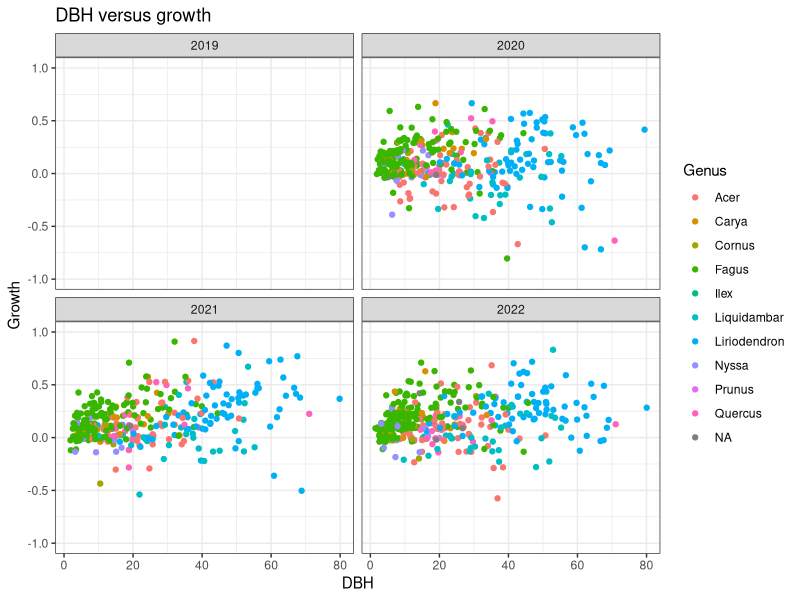
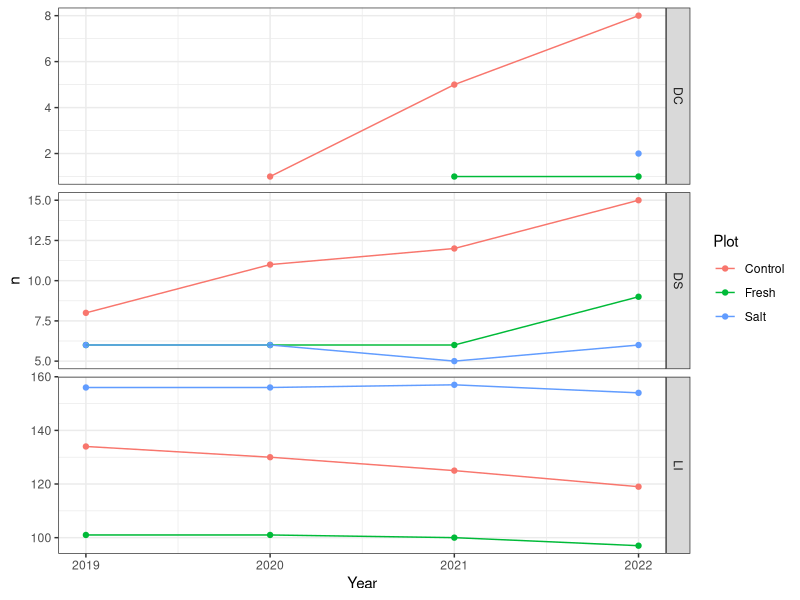
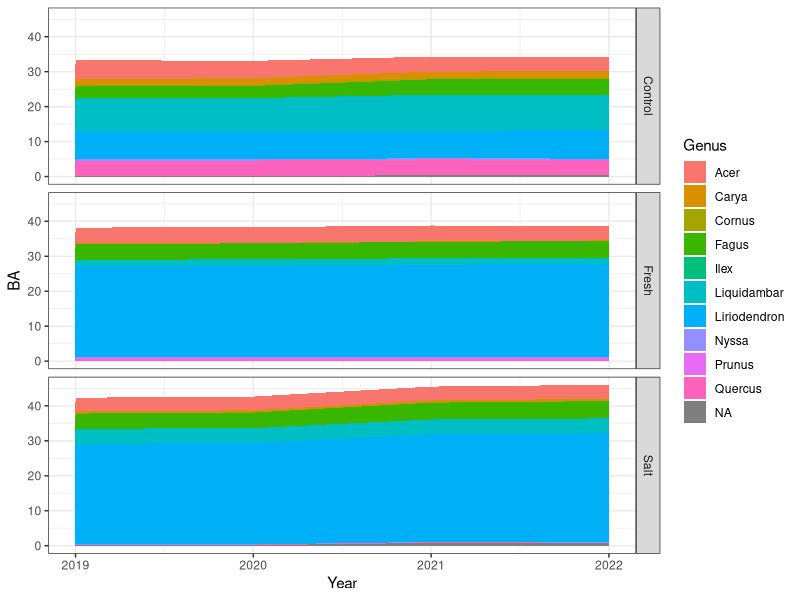
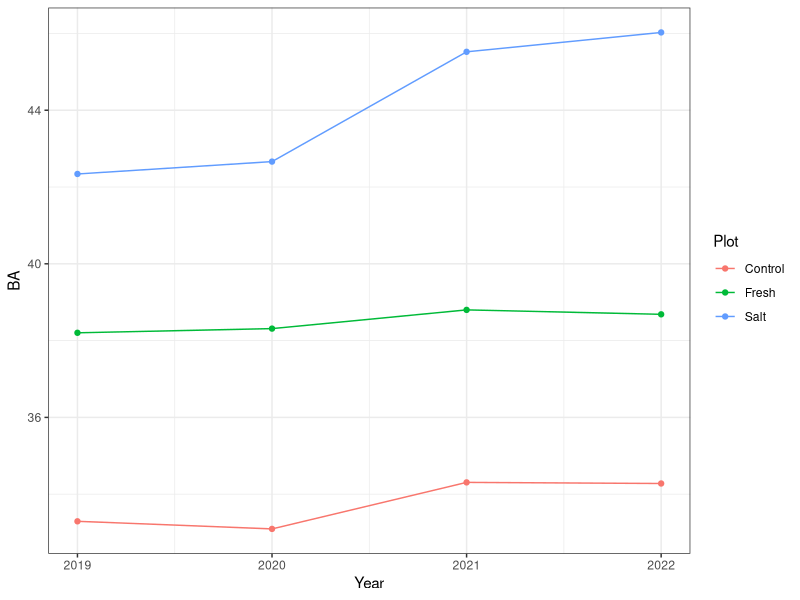
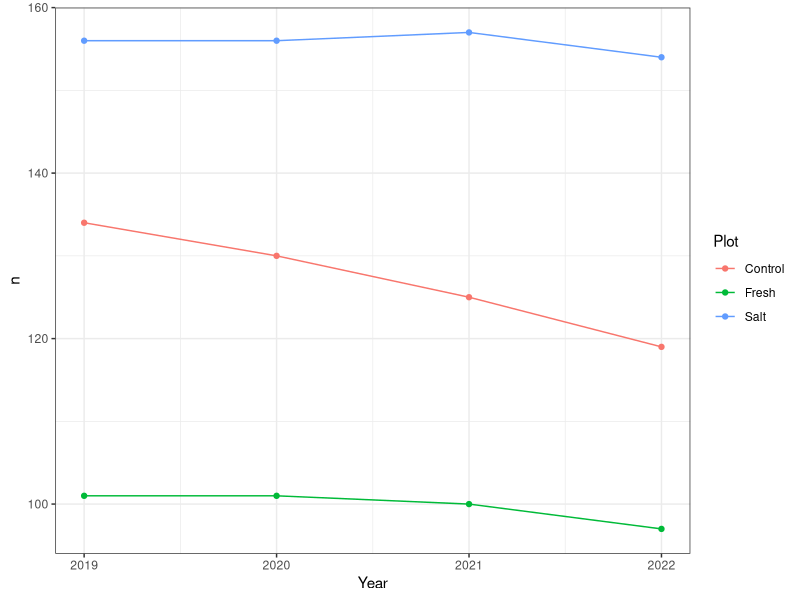

Write the R code that produced these figures, in order.
## ---- chunk 1
knitr::opts_chunk$set(echo = TRUE)

# QA/QC and summarize the TEMPEST inventory data
# BBL March 22022

library(readr)
library(dplyr)
library(tidyr)
library(ggplot2)
theme_set(theme_bw())
## ---- chunk 2
inv <- read_csv("../Data/tree_inventory/inventory.csv",
                col_types = "ccdcdDccdDcDdcDdclcc")

genera <- read_csv("../Data/tree_inventory/species-genera.csv", 
                   col_types = "cc")

# There are some trees in our records that aren't in the plot, because of plot
# relocation several years ago. Remove them
inv <- filter(inv, In_Plot)

# Compute growth
# Growth_{year} is the difference between DBH_{year} and DBH_{year-1}
# It may be negative, because of inaccuracies in hand measurement of DBH
# Also flag resurrection and zombie trees
cn <- colnames(inv)
cn <- cn[grep("DBH_[0-9]{4}$", cn)]
years <- as.integer(gsub("DBH_", "", cn))
for(yr in years[-1]) {
    inv[[paste0("Growth_", yr)]] <- inv[[paste0("DBH_", yr)]] - inv[[paste0("DBH_", yr-1)]]
    inv[[paste0("Resurrect_", yr)]] <- inv[[paste0("Status_", yr)]] == "LI" &
        inv[[paste0("Status_", yr-1)]] %in% c("DS", "DC")
    inv[[paste0("Zombie_", yr)]] <- inv[[paste0("Status_", yr)]] == "DS" &
        inv[[paste0("Status_", yr-1)]] == c("DC")}

# The inventory file is 'wide'; we want it long
# Helper function: pivot_longer and separate {prefix}_{year}
pivot_and_split <- function(df, col_prefix) {
    stopifnot(any(grepl(col_prefix, colnames(df)))) # not present
    newcol <- gsub("_", "", col_prefix)
    df %>%
        select(Plot, Section, Tag, Grid, Species_code, starts_with(col_prefix)) %>%
        pivot_longer(cols = starts_with(col_prefix), values_to = newcol) %>%
        separate(name, into = c("x", "Year")) %>%
        select(-x)
}

# Reshape and split the date_{year}, Status_{year}, and DBH_{year} columns
inv_long_dbh <- pivot_and_split(inv, "DBH_")
inv_long_date <- pivot_and_split(inv, "Date_")
inv_long_growth <- pivot_and_split(inv, "Growth_")
inv_long_resurrect <- pivot_and_split(inv, "Resurrect_")
inv_long_zombie <- pivot_and_split(inv, "Zombie_")
joincols <- c("Plot", "Section", "Tag", "Grid", "Species_code", "Year")
inv %>%
    pivot_and_split("Status_") %>%
    left_join(inv_long_dbh, by = joincols) %>%
    left_join(inv_long_growth, by = joincols) %>%
    left_join(inv_long_resurrect, by = joincols) %>%
    left_join(inv_long_zombie, by = joincols) %>%
    left_join(inv_long_date, by = joincols) %>%
    # clean up
    mutate(Year = as.integer(Year)) %>%
    arrange(Plot, Tag, Year) %>% 
    # add genus information for cleaner graphs
    left_join(genera, by = "Species_code") %>% 
    # status codes propagate to following years
    mutate(Status_original = Status) %>% 
    fill(Status) ->
    inv_long

rm(inv_long_dbh, inv_long_date, inv_long_growth, inv_long_resurrect, inv_long_zombie)
## ---- chunk 3
growth_limits <- c(-1.0, 1.0)
ggplot(inv_long, aes(DBH, Growth, color = Genus)) +
    geom_jitter(na.rm = TRUE) + 
    coord_cartesian(ylim = growth_limits) + 
    ggtitle("DBH versus growth") +
    facet_wrap(~Year)

inv_long %>% 
    filter(Growth < min(growth_limits) | Growth > max(growth_limits)) %>% 
    select(Plot, Section, Tag, Grid, Species_code, Year, Status, DBH, Growth) %>% 
    knitr::kable(caption = "Extreme growth values")
## ---- chunk 4
inv_long %>% 
    filter(Resurrect) %>% 
    select(Plot, Section, Tag, Grid, Species_code, Year, Status, DBH) %>% 
    knitr::kable()
## ---- chunk 5
inv_long %>% 
    filter(Zombie) %>% 
    select(Plot, Section, Tag, Grid, Species_code, Year, Status, DBH) %>% 
    knitr::kable()
## ---- chunk 6
inv_long %>% 
    filter(!Status %in% c("LI", "DS", "DC")) %>% 
    knitr::kable(caption = "Bad status")

inv_long %>% 
    filter(DBH < 1) %>% 
    knitr::kable(caption = "Bad DBH")

inv_long %>%
    filter(Status == "LI", is.na(Species_code)) %>%
    group_by(Plot, Section, Tag, Grid, Species_code) %>% 
    summarise(Year = paste(Year, collapse = ", "), .groups = "drop") %>% 
    knitr::kable(caption = "Live tree, unknown species")
## ---- chunk 7
# Number of trees
inv_long %>%
    group_by(Plot, Year, Status) %>%
    summarise(n = n(), .groups = "drop") %>%
    ggplot(aes(Year, n, color = Plot, group = Plot)) +
    geom_point() +
    geom_line() +
    facet_grid(Status~., scales = "free")
## ---- chunk 8
# Live trees species mix
inv_long %>%
    filter(Status == "LI") %>%
    group_by(Plot, Year, Genus) %>%
    summarise(n = n(),
              BA = sum(((DBH / 100) / 2) ^ 2 * pi, na.rm = TRUE) * 10000 / (50 * 40),
              .groups = "drop") ->
    species_mix

# Live trees DBH
ggplot(species_mix, aes(Year, BA, fill = Genus)) +
    geom_area(position="stack") +
    facet_grid(Plot~.)
## ---- chunk 9
species_mix %>%
    group_by(Plot, Year) %>%
    summarise(n = sum(n),
              BA = sum(BA, na.rm = TRUE),
              .groups = "drop") ->
    plot_totals

ggplot(plot_totals, aes(Year, BA, color = Plot, group = Plot)) + geom_point() + geom_line()
ggplot(plot_totals, aes(Year, n, color = Plot, group = Plot)) + geom_point() + geom_line()
